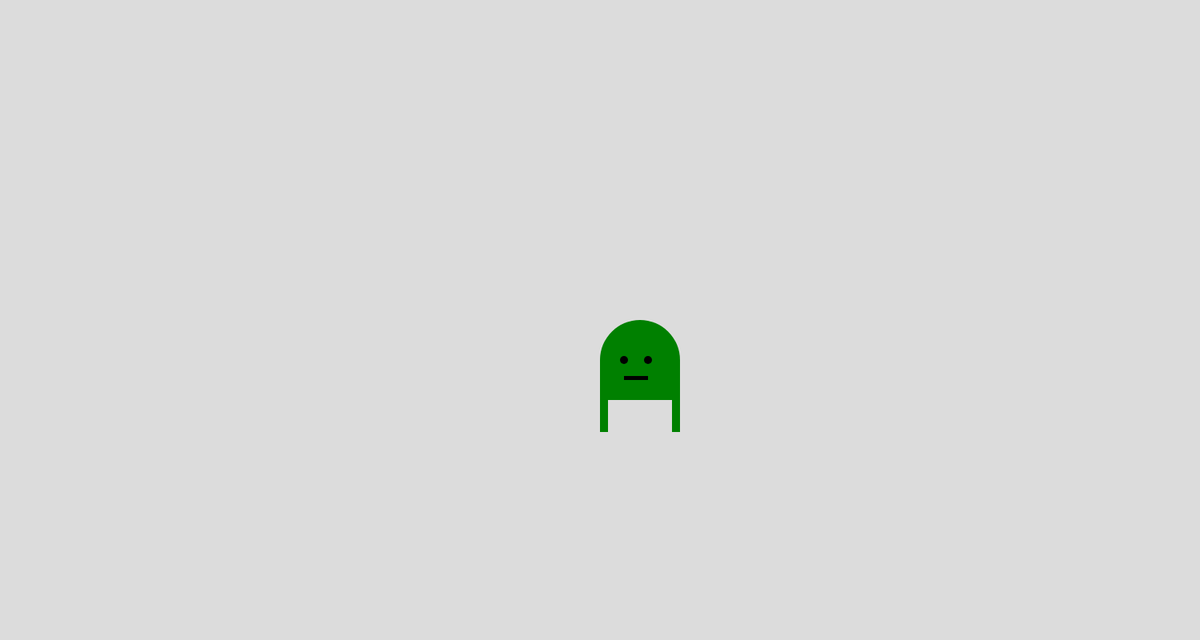
Frame 1 (no input)
Frame 60 (no input): identical to frame 1, image omitted
Frame 120 (the mouse pressed at the canvas centre since frame 60): identical to frame 1, image omitted

The p5.js sketch that drew this single still picture (run headless with seeded random() and noise() and a simulated clock; from frame 60 on, the mouse is pressed at the canvas centre):

// p5.js sketch
// ── sketch.js
// Excercise
// Saad HUssain
// September 15, 2025
//
// Extra for Experts:
// - describe what you did to take this project "above and beyond"
let cenx;
let ceny;

function setup() {
  createCanvas(1500, 800);
   cenx = width/2;
   ceny = height /2;
}

function draw() {
  background(220);
  drawAlien();
  if(keyIsDown(RIGHT_ARROW)){
    cenx += 5
  }
  else if(keyIsDown(LEFT_ARROW)){
    cenx -= 5
  }




}

function drawAlien(){
  //circle(cenx,ceny,100,);
  noStroke();
  fill("green");
  rect(cenx, ceny, 100, 100, 50, 50, 0, 0);
  rect(cenx+ 90, ceny+100, 10, 40)
  rect(cenx, ceny+100, 10, 40);
  fill("black");
  circle(cenx + 30,ceny + 50, 10);
  circle(cenx + 60,ceny + 50, 10);
  rect(cenx+30, ceny+70, 30, 5, )
}
